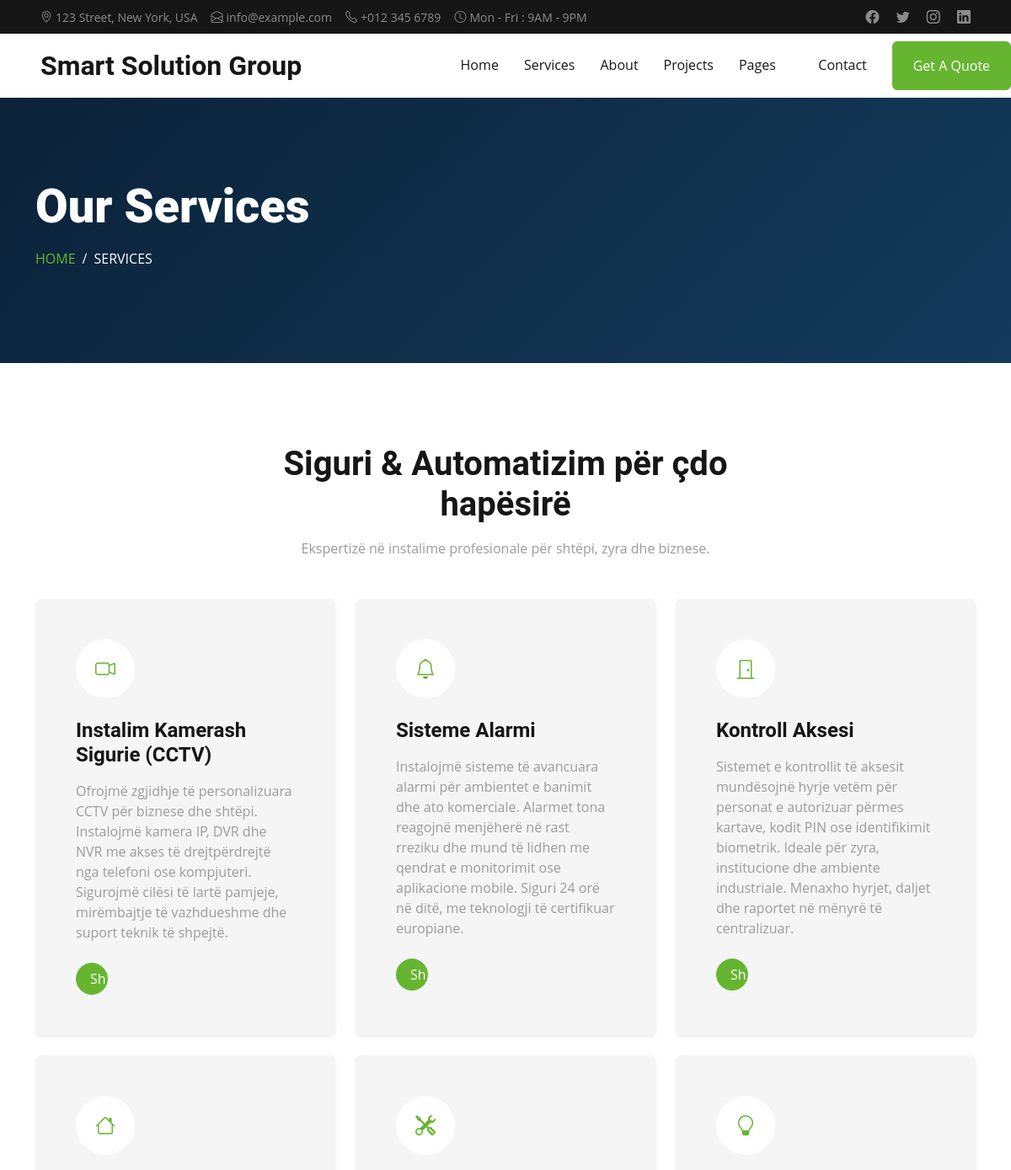
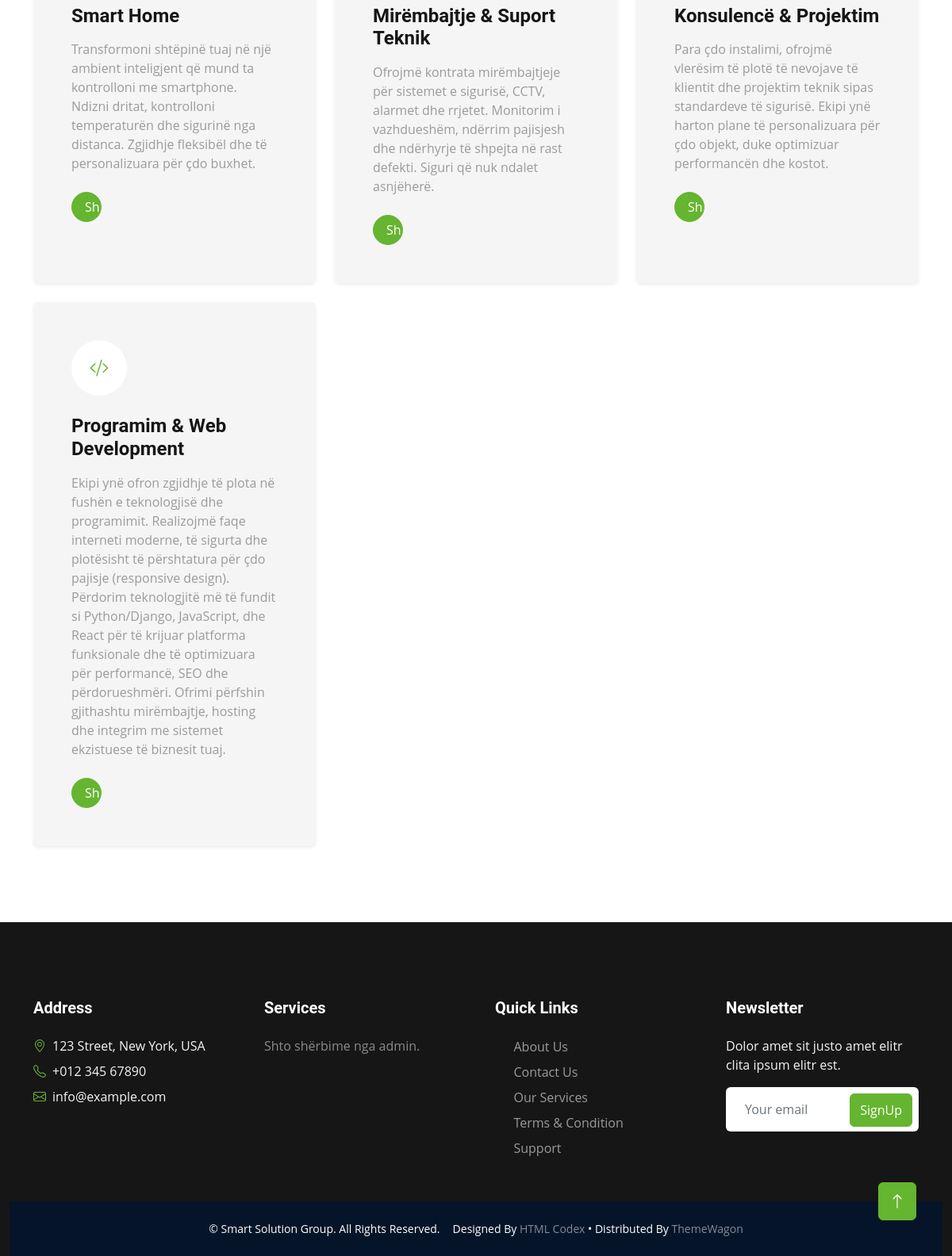
Page /services/ on the committed database (2 pictures, top to bottom).
### pages/models.py (models this page shows, shortened)
class Service(models.Model):
    icon = models.CharField(
        max_length=50, blank=True,
        help_text="Bootstrap Icon p.sh. 'bi-camera-video' ose 'bi-fingerprint'"
    )
    name = models.CharField(max_length=120, unique=True)
    slug = models.SlugField(max_length=140, unique=True, blank=True)
    icon_class = models.CharField(max_length=80, blank=True, help_text="p.sh. 'bi bi-camera-video'")
    short_description = models.CharField(max_length=255, blank=True)
    long_description = models.TextField(blank=True)
    is_active = models.BooleanField(default=True)
    created_at = models.DateTimeField(default=timezone.now)  # ✅ shtuar për uniformitet

### pages/views.py (the view)
# urls.py: path("services/", v.services_view, name="services"),
def services_view(request):
    services = Service.objects.filter(is_active=True)
    return render(request, "securex/service.html", {"services": services})

### pages/templates/securex/service.html (shortened to what this page needs)
{% extends "securex/base.html" %}
{% load static %}
{% block content %}
<div class="container-fluid page-header py-5 mb-5" style="background: linear-gradient(135deg,#0b2239,#133b5c)">
  <div class="container py-5">
    <h1 class="display-4 text-white mb-3">Our Services</h1>
    <nav aria-label="breadcrumb">
      <ol class="breadcrumb text-uppercase">
        <li class="breadcrumb-item"><a href="{% url 'home' %}">Home</a></li>
        <li class="breadcrumb-item text-white active" aria-current="page">Services</li>
      </ol>
    </nav>
  </div>
</div>
<div class="container-xxl py-5">
  <div class="container">
    <div class="text-center mx-auto mb-5" style="max-width: 600px;">
      <h1 class="mb-3">Siguri & Automatizim për çdo hapësirë</h1>
      <p>Ekspertizë në instalime profesionale për shtëpi, zyra dhe biznese.</p>
    </div>
    <div class="row g-4">
      {% for s in services %}
      <div class="col-lg-4 col-md-6">
        <div class="service-item bg-light rounded h-100 p-5 shadow-sm border-0">
          <div class="d-inline-flex align-items-center justify-content-center bg-white rounded-circle mb-4"
               style="width:70px;height:70px;">
            {% if s.icon_class %}
              <i class="{{ s.icon_class }} fs-4 text-primary"></i>
            {% else %}
              <img class="img-fluid" src="{% static 'securex/img/icon/icon-1.png' %}" alt="icon">
            {% endif %}
          </div>
          <h4 class="mb-3">{{ s.name }}</h4>
          <p class="mb-4">{{ s.long_description|default:s.short_description }}</p>
          <a class="btn btn-outline-primary px-3" href="{% url 'projects' %}?service={{ s.slug }}">
            Shiko projekte
          </a>
        </div>
      </div>
      {% empty %}
      <div class="col-12 text-center">
        <p class="text-muted">Nuk ka shërbime të regjistruara. Shto disa nga admin.</p>
      </div>
      {% endfor %}
    </div>
  </div>
</div>
{% endblock %}

### staticfiles/securex/css/style.css (style rules this page uses)
:root { --primary: #65B530; --secondary: #9B9B9B; --light: #F5F5F5; --dark: #161616; }
.btn { font-weight: 500; transition: .5s; }
.page-header { background: linear-gradient(rgba(22, 22, 22, .7), rgba(22, 22, 22, .7)), url(../img/carousel-1.jpg) center center no-repeat; background-size: cover; }
.breadcrumb-item + .breadcrumb-item::before { color: var(--light); }
.service-item { border-color: rgba(0, 0, 0, .03) !important; }
.service-item .btn { width: 38px; height: 38px; display: inline-flex; align-items: center; color: #FFFFFF; background: var(--primary); border-radius: 38px; white-space: nowrap; overflow: hidden; transition: .5s; }

### rows in the picture
Service: name "Instalim Kamerash Sigurie (CCTV)", long_description "Ofrojmë zgjidhje të personalizuara CCTV për biznese dhe shtëpi. Instalojmë kamera IP, DVR dhe NVR me akses të drejtpërdrejtë nga telefoni ose kompjuteri. Sigurojmë cilësi të lartë pamjeje, mirëmbajtje të vazhdueshme dhe suport teknik të shpejtë."
Service: name "Sisteme Alarmi", long_description "Instalojmë sisteme të avancuara alarmi për ambientet e banimit dhe ato komerciale. Alarmet tona reagojnë menjëherë në rast rreziku dhe mund të lidhen me qendrat e monitorimit ose aplikacione mobile. Siguri 24 orë në ditë, me teknologji të certifikuar europiane."
Service: name "Kontroll Aksesi", long_description "Sistemet e kontrollit të aksesit mundësojnë hyrje vetëm për personat e autorizuar përmes kartave, kodit PIN ose identifikimit biometrik. Ideale për zyra, institucione dhe ambiente industriale. Menaxho hyrjet, daljet dhe raportet në mënyrë të centralizuar."
Service: name "Smart Home", long_description "Transformoni shtëpinë tuaj në një ambient inteligjent që mund ta kontrolloni me smartphone. Ndizni dritat, kontrolloni temperaturën dhe sigurinë nga distanca. Zgjidhje fleksibël dhe të personalizuara për çdo buxhet."
Service: name "Mirëmbajtje & Suport Teknik", long_description "Ofrojmë kontrata mirëmbajtjeje për sistemet e sigurisë, CCTV, alarmet dhe rrjetet. Monitorim i vazhdueshëm, ndërrim pajisjesh dhe ndërhyrje të shpejta në rast defekti. Siguri që nuk ndalet asnjëherë."
Service: name "Konsulencë & Projektim", long_description "Para çdo instalimi, ofrojmë vlerësim të plotë të nevojave të klientit dhe projektim teknik sipas standardeve të sigurisë. Ekipi ynë harton plane të personalizuara për çdo objekt, duke optimizuar performancën dhe kostot."
Service: name "Programim & Web Development", long_description "Ekipi ynë ofron zgjidhje të plota në fushën e teknologjisë dhe programimit. Realizojmë faqe interneti moderne, të sigurta dhe plotësisht të përshtatura për çdo pajisje (responsive design). Përdorim teknologjitë më të fundit si Python/Django, JavaScript, dhe React për të krijuar platforma funksionale dhe të optimizuara për performancë, SEO dhe përdorueshmëri. Ofrimi përfshin gjithashtu mirëmbajtje, hosting dhe integrim me sistemet ekzistuese të biznesit tuaj."
